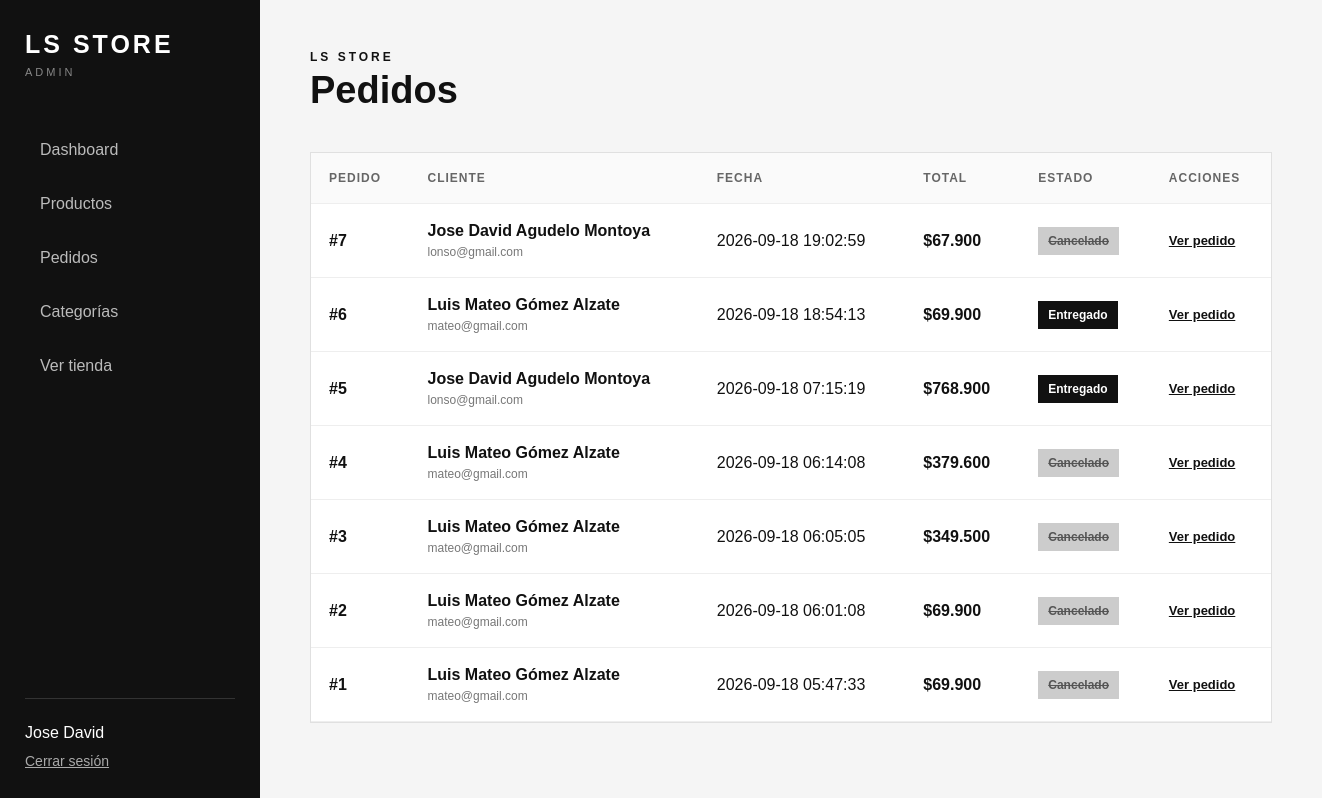
/admin/pedidos/index.php (signed in), run on the app's committed database.
### tables this page shows
CREATE TABLE `pedidos` (
  `id` int(11) NOT NULL,
  `usuario_id` int(11) NOT NULL,
  `total` decimal(10,2) NOT NULL,
  `direccion` varchar(255) NOT NULL,
  `ciudad` varchar(100) NOT NULL,
  `departamento` varchar(100) NOT NULL,
  `telefono` varchar(20) NOT NULL,
  `estado` varchar(30) NOT NULL,
  `fecha_pedido` timestamp NOT NULL DEFAULT current_timestamp()
);

CREATE TABLE `usuarios` (
  `id` int(11) NOT NULL,
  `nombres` varchar(100) NOT NULL,
  `apellidos` varchar(100) NOT NULL,
  `correo` varchar(150) NOT NULL,
  `password` varchar(255) NOT NULL,
  `telefono` varchar(20) DEFAULT NULL,
  `rol` varchar(20) NOT NULL,
  `estado` varchar(20) NOT NULL,
  `fecha_registro` timestamp NOT NULL DEFAULT current_timestamp()
);

### admin/pedidos/index.php (the view, shortened to what this page needs)
<?php
require_once __DIR__ . "/../../config/conexion.php";
$sql = "
    SELECT
        pedidos.id,
        pedidos.total,
        pedidos.estado,
        pedidos.fecha_pedido,
        usuarios.nombres,
        usuarios.apellidos,
        usuarios.correo
    FROM pedidos
    INNER JOIN usuarios
        ON pedidos.usuario_id = usuarios.id
    ORDER BY pedidos.fecha_pedido DESC
";
$resultado_pedidos =
    $conexion->query($sql);
?>
<!DOCTYPE html>
<html lang="es">
<head>
    <link
        rel="stylesheet"
        href="../../assets/css/admin.css"
    >
</head>
<body>
<div class="admin-layout">
    <?php
        require_once __DIR__ .
            "/../includes/sidebar.php";
    ?>
    <main class="admin-main">
        <div class="admin-cabecera">
            <div>
                <p>
                    LS STORE
                </p>
                <h1>
                    Pedidos
                </h1>
            </div>
        </div>
        <section class="admin-panel">
            <div class="admin-tabla-contenedor">
                <table class="admin-tabla">
                    <thead>
                        <tr>
                            <th>
                                Pedido
                            </th>
                            <th>
                                Cliente
                            </th>
                            <th>
                                Fecha
                            </th>
                            <th>
                                Total
                            </th>
                            <th>
                                Estado
                            </th>
                            <th>
                                Acciones
                            </th>
                        </tr>
                    </thead>
                    <tbody>
                    <?php if (
                        $resultado_pedidos->num_rows === 0
                    ): ?>
                        <tr>
                            <td colspan="6">
                                Todavía no hay pedidos registrados.
                            </td>
                        </tr>
                    <?php else: ?>
                        <?php while (
                            $pedido =
                                $resultado_pedidos->fetch_assoc()
                        ): ?>
                            <tr>
                                <td>
                                    <strong>
                                        #<?php
                                            echo (int)
                                                $pedido["id"];
                                        ?>
                                    </strong>
                                </td>
                                <td>
                                    <div class="admin-cliente">
                                        <strong>
                                            <?php
                                                echo htmlspecialchars(
                                                    $pedido["nombres"] .
                                                    " " .
                                                    $pedido["apellidos"]
                                                );
                                            ?>
                                        </strong>
                                        <span>
                                            <?php
                                                echo htmlspecialchars(
                                                    $pedido["correo"]
                                                );
                                            ?>
                                        </span>
                                    </div>
                                </td>
                                <td>
                                    <?php
                                        echo htmlspecialchars(
                                            $pedido["fecha_pedido"]
                                        );
                                    ?>
                                </td>
                                <td>
                                    <strong>
                                        $<?php
                                            echo number_format(
                                                $pedido["total"],
                                                0,
                                                ",",
                                                "."
                                            );
                                        ?>
                                    </strong>
                                </td>
                                <td>
                                    <span
                                        class="admin-estado pedido-<?php
                                            echo htmlspecialchars(
                                                $pedido["estado"]
                                            );
                                        ?>"
                                    >
                                        <?php
                                            echo htmlspecialchars(
                                                ucfirst(
                                                    $pedido["estado"]
                                                )
                                            );
                                        ?>
                                    </span>
                                </td>
                                <td>
                                    <div class="admin-acciones">
                                        <a
                                            href="ver.php?id=<?php
                                                echo (int)
                                                    $pedido["id"];
                                            ?>"
                                        >
                                            Ver pedido
                                        </a>
                                    </div>
                                </td>
                            </tr>
                        <?php endwhile; ?>
                    <?php endif; ?>
                    </tbody>
                </table>
            </div>
        </section>
    </main>
</div>
</body>
</html>

### assets/css/admin.css (style rules this page uses)
* { margin: 0; padding: 0; box-sizing: border-box; }
body { font-family: Arial, sans-serif; background-color: #f5f5f5; color: #111111; }
.admin-layout { display: grid; grid-template-columns: 260px 1fr; min-height: 100vh; }
.admin-main { padding: 50px; }
.admin-cabecera { display: flex; justify-content: space-between; align-items: center; margin-bottom: 40px; }
.admin-cabecera p { margin-bottom: 5px; font-size: 12px; font-weight: bold; letter-spacing: 3px; }
.admin-cabecera h1 { font-size: 38px; }
.admin-panel { background-color: white; border: 1px solid #e0e0e0; }
.admin-tabla-contenedor { width: 100%; overflow-x: auto; }
.admin-tabla { width: 100%; border-collapse: collapse; min-width: 950px; }
.admin-tabla th, .admin-tabla td { padding: 18px; text-align: left; border-bottom: 1px solid #eeeeee; }
.admin-tabla th { background-color: #fafafa; color: #666666; font-size: 12px; text-transform: uppercase; letter-spacing: 1px; }
.admin-estado { display: inline-block; padding: 7px 10px; font-size: 12px; font-weight: bold; }
.admin-acciones { display: flex; align-items: center; gap: 15px; }
.admin-acciones a, .admin-btn-link { color: #111111; font-size: 13px; font-weight: bold; text-decoration: underline; }
.admin-cliente { display: flex; flex-direction: column; gap: 5px; }
.admin-cliente span { color: #777777; font-size: 12px; }
.pedido-entregado { background-color: #111111; color: white; }
.pedido-cancelado { background-color: #cccccc; color: #555555; text-decoration: line-through; }

### data on the page
pedidos: id "7", usuario.apellidos "Jose David Agudelo Montoya", usuario.correo "lonso@gmail.com", fecha_pedido "2026-09-18 19:02:59", total "67.900", estado "Cancelado"
pedidos: id "6", usuario.apellidos "Luis Mateo Gómez Alzate", usuario.correo "mateo@gmail.com", fecha_pedido "2026-09-18 18:54:13", total "69.900", estado "Entregado"
pedidos: id "5", usuario.apellidos "Jose David Agudelo Montoya", usuario.correo "lonso@gmail.com", fecha_pedido "2026-09-18 07:15:19", total "768.900", estado "Entregado"
pedidos: id "4", usuario.apellidos "Luis Mateo Gómez Alzate", usuario.correo "mateo@gmail.com", fecha_pedido "2026-09-18 06:14:08", total "379.600", estado "Cancelado"
pedidos: id "3", usuario.apellidos "Luis Mateo Gómez Alzate", usuario.correo "mateo@gmail.com", fecha_pedido "2026-09-18 06:05:05", total "349.500", estado "Cancelado"
pedidos: id "2", usuario.apellidos "Luis Mateo Gómez Alzate", usuario.correo "mateo@gmail.com", fecha_pedido "2026-09-18 06:01:08", total "69.900", estado "Cancelado"
pedidos: id "1", usuario.apellidos "Luis Mateo Gómez Alzate", usuario.correo "mateo@gmail.com", fecha_pedido "2026-09-18 05:47:33", total "69.900", estado "Cancelado"

### other printed values
$_SESSION["nombres"] "Jose David"
